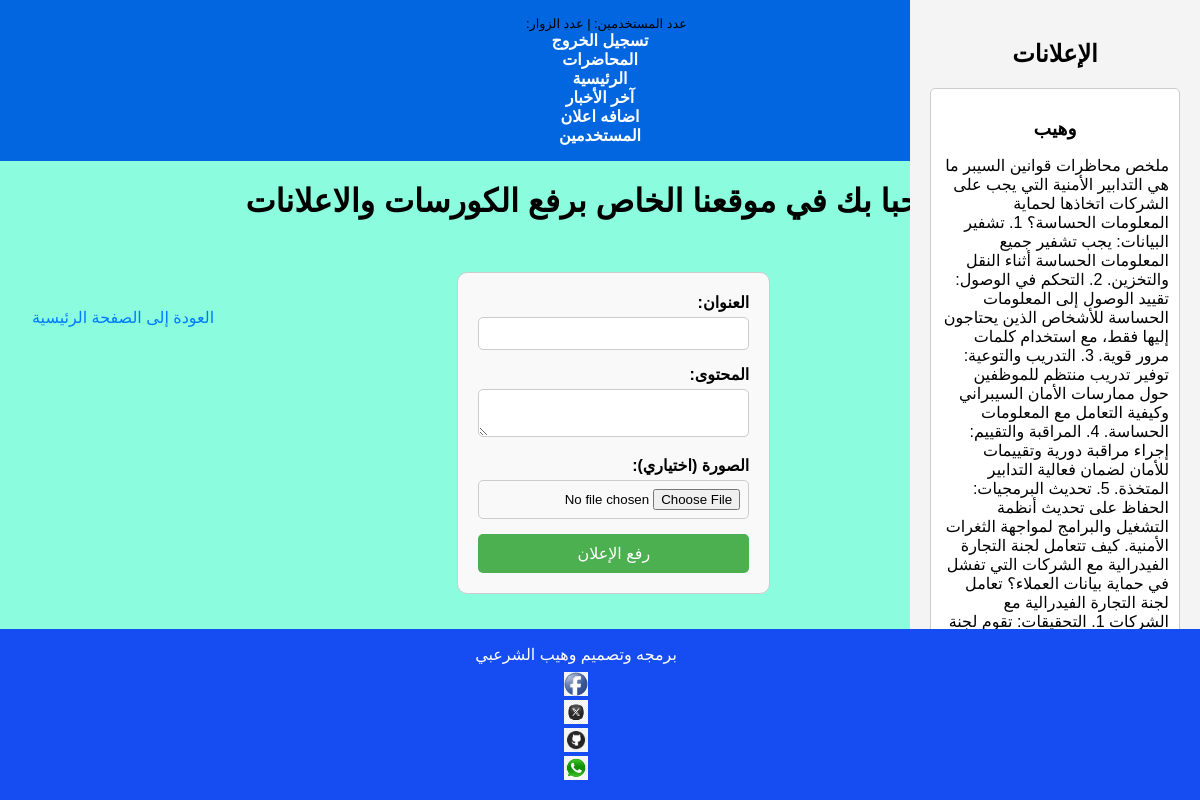
The page /admin (signed in) on the database its author committed.
### models.py (models this page shows)
class Announcement(db.Model):
    id = db.Column(db.Integer, primary_key=True)
    title = db.Column(db.String(150), nullable=False)
    content = db.Column(db.Text, nullable=False)
    image_filename = db.Column(db.String(150), nullable=True)
    user_id = db.Column(db.Integer, db.ForeignKey('user.id'), nullable=False)

### app.py (the view, shortened to what this page needs)
@app.route('/admin', methods=['GET', 'POST'])
@login_required
def admin():
    if current_user.username == 'waheeb2004126' and check_password_hash(current_user.password, 'waheeb2004126'):
        announcements = Announcement.query.all()
        return render_template('admin.html', announcements=announcements)
    else:
        flash('You do not have permission to access this page.', 'danger')
        return redirect(url_for('index'))

### app.py (called while the page is built)
@login_manager.user_loader
def load_user(user_id):
    return User.query.get(int(user_id))

### templates/admin.html (shortened to what this page needs)
{% extends 'base.html' %}
{% block content %}
    <h1>لوحة الإدارة</h1>
    <form method="POST" enctype="multipart/form-data">
        <div class="form-group">
            <label for="title">العنوان:</label>
            <input type="text" id="title" name="title" required>
        </div>
        <div class="form-group">
            <label for="content">المحتوى:</label>
            <textarea id="content" name="content" required></textarea>
        </div>
        <div class="form-group">
            <label for="file">الصورة (اختياري):</label>
            <input type="file" id="file" name="file">
        </div>
        <button type="submit">رفع الإعلان</button>
    </form>
    <div class="sidebar">
        <h2>الإعلانات</h2>
        <ul>
            {% for announcement in announcements %}
                <li>
                    <h3>{{ announcement.title }}</h3>
                    <p>{{ announcement.content }}</p>
                </li>
            {% endfor %}
        </ul>
    </div>
    <p><a href="{{ url_for('index') }}">العودة إلى الصفحة الرئيسية</a></p>
{% endblock %}

### templates/base.html (style rules this page uses)
body { font-family: 'Cairo', sans-serif; margin: 0; padding: 0; background-color: #8bfcdd; direction: rtl; text-align: right; }

### templates/admin.html (style rules this page uses)
h1, h2, h3 { text-align: center; margin-bottom: 20px; }
form { max-width: 600px; margin: auto; padding: 20px; border: 1px solid #ccc; border-radius: 10px; background-color: #f9f9f9; }
.form-group { margin-bottom: 15px; }
.form-group label { display: block; margin-bottom: 5px; font-weight: bold; }
.form-group input, .form-group textarea { width: 100%; padding: 8px; box-sizing: border-box; border: 1px solid #ccc; border-radius: 5px; }
button[type="submit"] { display: block; width: 100%; padding: 10px; background-color: #4CAF50; color: white; border: none; border-radius: 5px; cursor: pointer; font-size: 16px; }
ul { list-style-type: none; padding: 0; }
ul li { background-color: #f9f9f9; margin-bottom: 10px; padding: 10px; border: 1px solid #ccc; border-radius: 5px; }
ul li h3 { margin-bottom: 10px; }
ul li p { margin-bottom: 10px; }
a { display: block; margin-top: 20px; text-align: center; color: #007BFF; text-decoration: none; }
.sidebar { position: fixed; top: 0; right: 0; width: 250px; height: 100%; background-color: #f4f4f4; padding: 20px; overflow-y: auto; }
.sidebar h2 { text-align: center; margin-bottom: 20px; }
.sidebar ul { list-style-type: none; padding: 0; }
.sidebar ul li { background-color: white; margin-bottom: 10px; padding: 10px; border: 1px solid #ccc; border-radius: 5px; }
.sidebar ul li h3 { margin-bottom: 10px; }
.sidebar ul li p { margin-bottom: 10px; }

### rows shown on the page
Announcement: title "وهيب", content "ملخص محاظرات قوانين السيبر ما هي التدابير الأمنية التي يجب على الشركات اتخاذها لحماية المعلومات الحساسة؟ 1. تشفير البيانات: يجب تشفير جميع المعلومات الحساسة أثناء النقل والتخزين. 2. التحكم في الوصول: تقييد الوصول إلى المعلومات الحساسة للأشخاص الذين يحتاجون إليها فقط، مع استخدام كلمات مرور قوية. 3. التدريب والتوعية: توفير تدريب منتظم للموظفين حول ممارسات الأمان السيبراني وكيفية التعامل مع المعلومات الحساسة. 4. المراقبة والتقييم: إجراء مراقبة دورية وتقييمات للأمان لضمان فعالية التدابير المتخذة. 5. تحديث البرمجيات: الحفاظ على تحديث أنظمة التشغيل والبرامج لمواجهة الثغرات الأمنية. كيف تتعامل لجنة التجارة الفيدرالية مع الشركات التي تفشل في حماية بيانات العملاء؟ تعامل لجنة التجارة الفيدرالية مع…"
